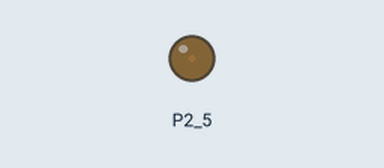
Simulated run of this sketch. Board: TI MSP430 LaunchPad. Parts: output pins drawn as LEDs (lit = HIGH).

Above: at 0.05 s.
At 2.25 s:
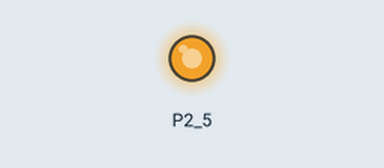
At 3.35 s:
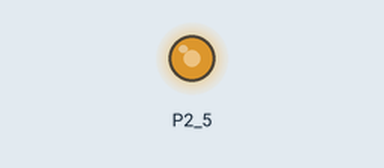
At 4.5 s:
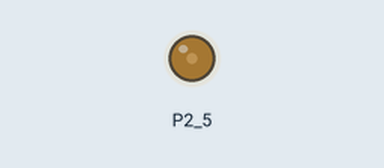
Timing chart, 0 to 6.6 s (numbered marks = the images above):
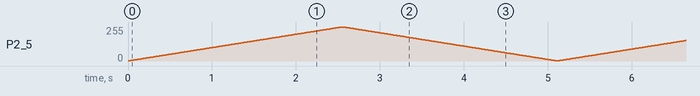

The sketch:

_03_PWM.ino
```cpp
void setup()
{
  // put your setup code here, to run once:
  pinMode(P2_5, OUTPUT);
}

void loop()
{
  // put your main code here, to run repeatedly:
  int i;
  for(i = 1 ; i < 256 ; i++)
  {
    analogWrite(P2_5, i);
    delay(10);
  }

  for( ; i > 0 ; i--)
  {
    analogWrite(P2_5, i);
    delay(10);
  }
}
```
